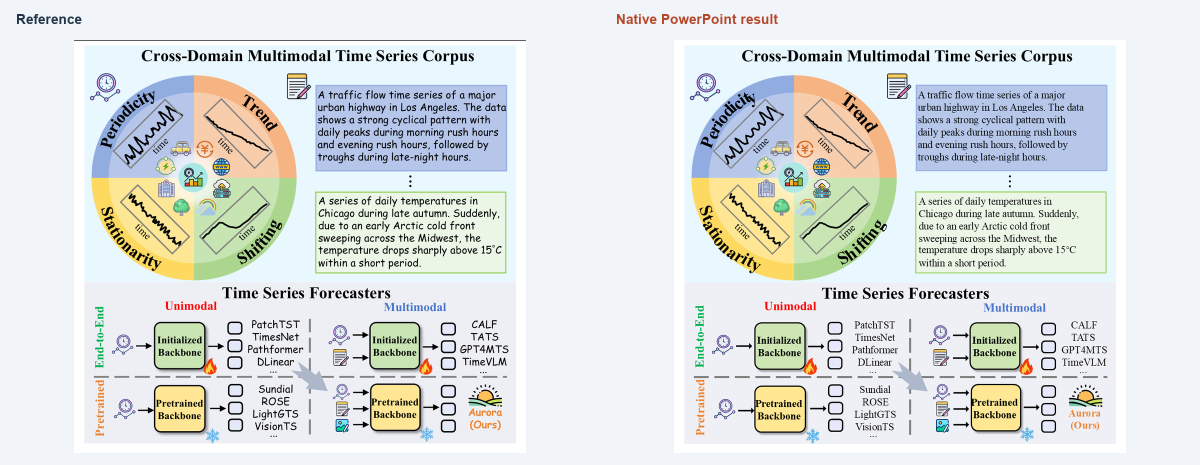
#> input picture assets/aurora-powerpoint.png, 2400 x 930 px (shown at 1/2 size)
$ python -i prepare_scene.py   (imports and definitions only)
#> lines starting #> are read from the running program, lines starting #| are printed output that depends on the picture
### tools/scene_to_svg.py
"""Validate a version-1 scene and render SVG without a model API.

This executes a model/human-authored scene. It does not infer a scene from images.
"""
import argparse
from collections import Counter
from html import escape
import json
from pathlib import Path
import math
import re
import xml.etree.ElementTree as ET

ALLOWED = {'rect', 'text', 'svg', 'image'}
RASTER_ROLES = {'input_rgb', 'output_result'}
DEFAULT_EDITOR_FONT_SIZE = 16
VECTOR_TAGS = {'svg','g','defs','path','rect','circle','ellipse','line','polyline','polygon',
               'linearGradient','radialGradient','stop','clipPath','mask','title','desc'}


# [16 lines left out: function validate_gradient, not called in this run]


def validate_scene(scene):
    if scene.get('version') != 1:
        raise ValueError('Unsupported scene version')
    for key in ('width','height'):
        if not isinstance(scene.get(key),(int,float)) or not math.isfinite(scene[key]) or scene[key]<=0:
            raise ValueError(f'Invalid canvas {key}')
    ids = set()
    for n in scene['nodes']:
        if n['id'] in ids:
            raise ValueError(f'Duplicate node ID: {n["id"]}')
        ids.add(n['id'])
        if n['type'] not in ALLOWED:
            raise ValueError(f'Unsupported node type: {n["type"]}')
        for key in ('x','y','w','h'):
            if not isinstance(n[key],(int,float)) or not math.isfinite(n[key]):
                raise ValueError(f'Nonfinite geometry: {n["id"]}.{key}')
        if n['w']<=0 or n['h']<=0:
            raise ValueError(f'Nonpositive dimensions: {n["id"]}')
        if not 0<=n.get('opacity',1)<=1:
            raise ValueError('Node opacity must be within [0,1]')
        if n['type']=='rect' and isinstance(n.get('fill'),dict):
            validate_gradient(n['fill'])
        if n['type']=='image':
            asset=scene['assets'][n['asset']]
            if n.get('role') not in RASTER_ROLES or asset.get('role')!=n['role']:
                raise ValueError(f'Raster outside approved roles: {n["id"]}')
            if 'data' in asset:
                if asset.get('mime') not in {'image/png','image/jpeg'}:
                    raise ValueError('Only PNG/JPEG raster assets are allowed')
            else:
                crop=asset.get('crop',[])
                if (len(crop)!=4 or not all(isinstance(v,(int,float)) and math.isfinite(v) for v in crop)
                        or crop[0]<0 or crop[1]<0 or crop[2]<=crop[0] or crop[3]<=crop[1]):
                    raise ValueError('Asset needs data or crop:[left,top,right,bottom]')
        if n['type']=='svg':
            root=ET.fromstring(n['svg'])
            for el in root.iter():
                tag=el.tag.split('}')[-1]
                if tag not in VECTOR_TAGS:
                    raise ValueError(f'Unexpected embedded {tag}: {n["id"]}')
                if any('href' in key or key.lower().startswith('on') for key in el.attrib):
                    raise ValueError(f'External reference/event in vector: {n["id"]}')
        if n['type']=='text' and not isinstance(n['text'],str):
            raise ValueError('Text must remain text')
        minimum=scene.get('typographyPolicy',{}).get('minEditorFontSize',DEFAULT_EDITOR_FONT_SIZE)
        if n['type']=='text' and minimum is not None and n['size']<minimum-0.001:
            raise ValueError(f'Text below editor font-size minimum: {n["id"]}')
    validate_visual_features(scene)
    return {'nodes':len(ids),'types':dict(Counter(n['type'] for n in scene['nodes'])),
            'rasterRoles':dict(Counter(n['role'] for n in scene['nodes'] if n['type']=='image'))}


# [24 lines left out: function validate_visual_features, not called in this run]


def attrs(**kw):
    return ' '.join(f'{key.replace("_","-")}="{escape(str(value),quote=True)}"' for key,value in kw.items() if value is not None)


# [74 lines left out: functions render_scene, main, not called in this run]


# [2 lines that do not run on import are left out]

### tools/prepare_scene.py
"""Resolve approved RGB crops locally and prepare image files for MCP uploads.

Pillow is needed only when --reference or --asset replaces an image.
"""
import argparse
import base64
import io
import json
from pathlib import Path
from scene_to_svg import validate_scene


def prepare(scene, output_dir, reference=None, replacements=None):
    validate_scene(scene)
    output_dir.mkdir(parents=True,exist_ok=True)
    replacements = replacements or {}
    opened = None
    manifest = {}
    for index, key in enumerate(dict.fromkeys(n['asset'] for n in scene['nodes'] if n['type']=='image')):
        asset = scene['assets'][key]
        if key in replacements or 'data' not in asset:
            try:
                from PIL import Image
            except ImportError as error:
                raise ValueError('Resolving crops requires Pillow: python -m pip install Pillow') from error
            if key in replacements:
                image = Image.open(replacements[key]).convert('RGB')
            else:
                if reference is None:
                    raise ValueError('Missing --reference for crop: '+key)
                if opened is None:
                    opened = Image.open(reference).convert('RGB')
                if scene.get('referenceSize') != {'width':opened.width,'height':opened.height}:
                    raise ValueError('referenceSize does not match original reference pixels')
                left,top,right,bottom = asset['crop']
                if right>opened.width or bottom>opened.height:
                    raise ValueError('Crop exceeds the reference bounds: '+key)
                image = opened.crop(tuple(round(v) for v in (left,top,right,bottom)))
            buffer = io.BytesIO()
            image.save(buffer,format='PNG')
            asset.update(mime='image/png',data=base64.b64encode(buffer.getvalue()).decode('ascii'))
        ext = '.png' if asset['mime']=='image/png' else '.jpg'
        # Never use model-supplied asset IDs as filesystem paths.
        path = output_dir / f'asset-{index:03d}{ext}'
        path.write_bytes(base64.b64decode(asset['data'],validate=True))
        manifest[key] = str(path.resolve())
    validate_scene(scene)
    (output_dir/'scene.resolved.json').write_text(json.dumps(scene,ensure_ascii=False,indent=2),encoding='utf-8')
    (output_dir/'asset-files.json').write_text(json.dumps(manifest,ensure_ascii=False,indent=2),encoding='utf-8')
    return manifest


# [15 lines not run here, left out]

>>> import cv2
>>> picture = cv2.imread('../assets/aurora-powerpoint.png', cv2.IMREAD_GRAYSCALE)
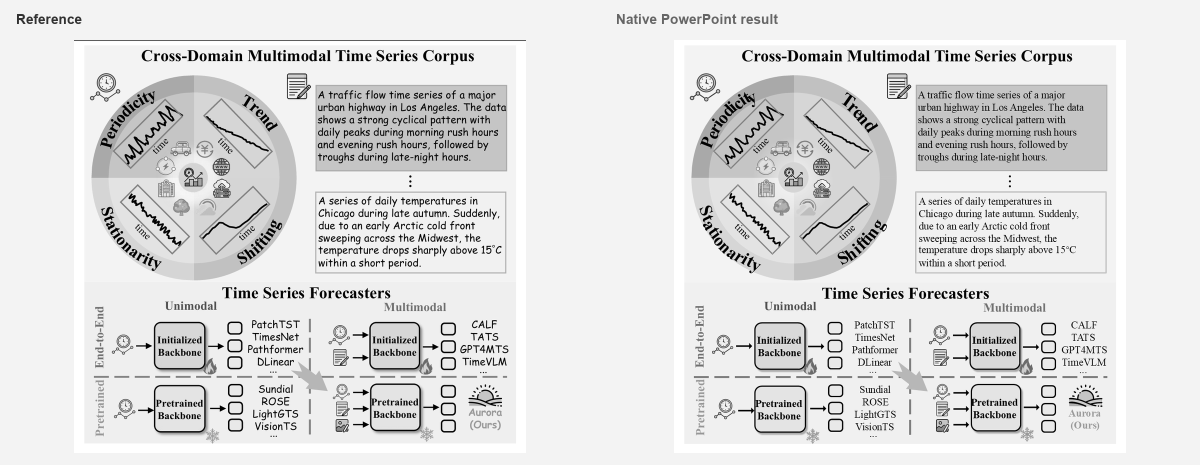
#> picture: shape (930, 2400) (shown at 1/2 size); min 0, max 255, mean 222.6
>>> result = prepare(picture, 'out.png')
#> (the run stopped early here; a loop or call above may not have finished)
